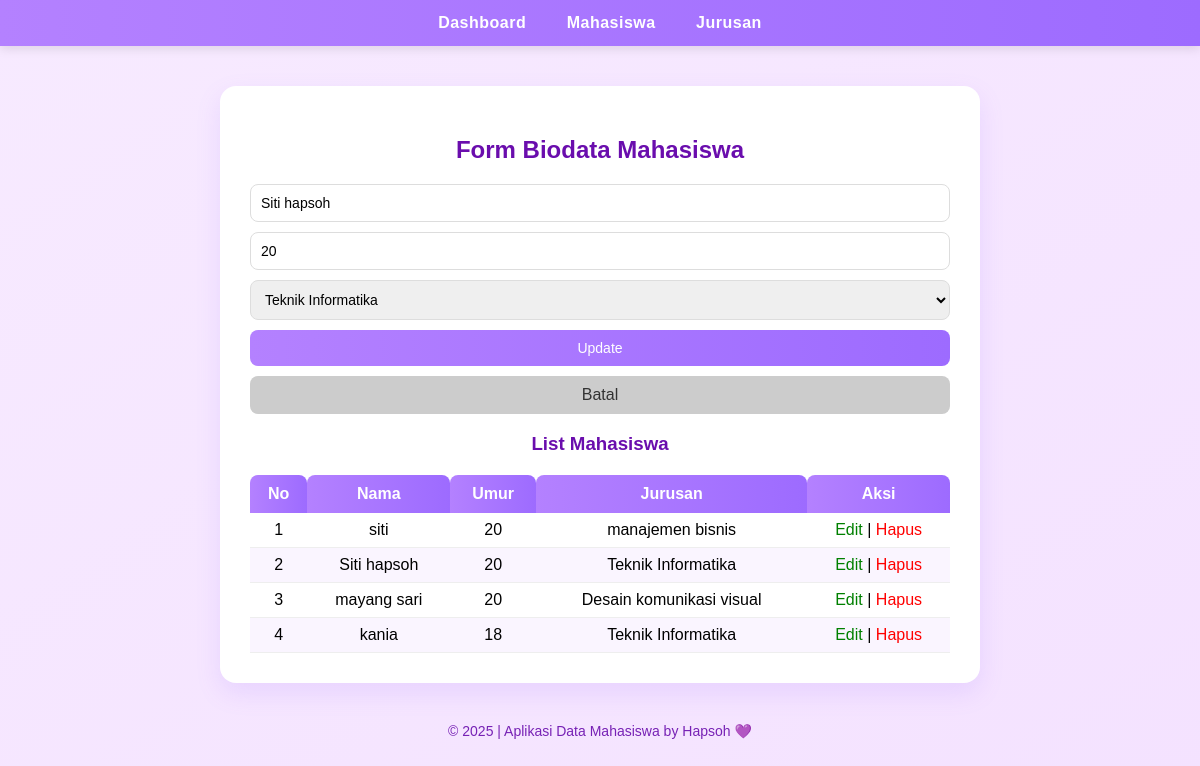
The page /pages/mahasiswa/index.php?edit=4 on the database its author committed.
### tables this page shows
CREATE TABLE `mahasiswa` (
  `id` int(11) NOT NULL,
  `nama` varchar(100) DEFAULT NULL,
  `umur` int(11) DEFAULT NULL,
  `jurusan_id` int(11) NOT NULL
);

CREATE TABLE `jurusan` (
  `id` int(11) NOT NULL,
  `nama` varchar(100) NOT NULL,
  `created_at` timestamp NOT NULL DEFAULT current_timestamp(),
  `updated_at` timestamp NOT NULL DEFAULT current_timestamp(),
  `deleted_at` timestamp NOT NULL DEFAULT current_timestamp()
);

### pages/mahasiswa/index.php (the view, shortened to what this page needs)
<?php
include '../../config/database.php';
include '../../templates/header.php';
$jurusan = $conn->query("SELECT * FROM jurusan");
$editData = null;
if (isset($_GET['edit'])) {
    $id = $_GET['edit'];
    $editData = $conn->query("SELECT * FROM mahasiswa WHERE id='$id'")->fetch_assoc();
}
$result = $conn->query("
    SELECT m.id, m.nama, m.umur, j.nama AS jurusan
    FROM mahasiswa m
    LEFT JOIN jurusan j ON m.jurusan_id = j.id
    ORDER BY m.id ASC
");
?>
<h2>Form Biodata Mahasiswa</h2>
<form method="POST">
    <input type="text" name="nama" placeholder="Masukkan nama" required
           value="<?= $editData['nama'] ?? '' ?>">
    <input type="number" name="umur" placeholder="Masukkan umur" required
           value="<?= $editData['umur'] ?? '' ?>">
    <select name="jurusan_id" required>
        <?php
        $jurusan->data_seek(0);
        while ($j = $jurusan->fetch_assoc()):
            $selected = isset($editData['jurusan_id']) && $editData['jurusan_id'] == $j['id'] ? 'selected' : '';
            echo "<option value='{$j['id']}' $selected>{$j['nama']}</option>";
        endwhile;
        ?>
    </select>
    <?php if ($editData): ?>
        <button type="submit" name="update">Update</button>
        <a href="index.php" class="batal-btn">Batal</a>
    <?php else: ?>
        <button type="submit" name="tambah">Simpan</button>
    <?php endif; ?>
</form>
<h3>List Mahasiswa</h3>
<table>
    <thead>
        <tr>
            <th>No</th>
            <th>Nama</th>
            <th>Umur</th>
            <th>Jurusan</th>
            <th>Aksi</th>
        </tr>
    </thead>
    <tbody>
        <?php $no = 1; while ($row = $result->fetch_assoc()): ?>
        <tr>
            <td><?= $no++ ?></td>
            <td><?= htmlspecialchars($row['nama']) ?></td>
            <td><?= $row['umur'] ?></td>
            <td><?= $row['jurusan'] ?: '-' ?></td>
            <td>
                <a href="?edit=<?= $row['id'] ?>" style="color:green; text-decoration:none;">Edit</a> |
                <a href="?hapus=<?= $row['id'] ?>" onclick="return confirm('Yakin mau hapus data ini?')"
                   style="color:red; text-decoration:none;">Hapus</a>
            </td>
        </tr>
        <?php endwhile; ?>
    </tbody>
</table>
<?php include '../../templates/footer.php'; ?>

### web1/style.css (style rules this page uses)
body { font-family: 'Poppins', sans-serif; background: linear-gradient(to bottom right, #f7eaff, #f4e2ff); margin: 0; padding: 0; min-height: 100vh; }
h1, h2, h3 { text-align: center; color: #6a0dad; }
form { display: flex; flex-direction: column; gap: 10px; margin-top: 20px; }
input, select { padding: 10px; border: 1px solid #ddd; border-radius: 8px; font-size: 14px; transition: 0.3s; }
button { background: linear-gradient(to right, #b481ff, #9d6bff); color: white; border: none; padding: 10px; border-radius: 8px; cursor: pointer; font-size: 14px; transition: all 0.3s ease; }
.batal-btn { display: inline-block; background: #ddd; color: #333; padding: 10px; border-radius: 8px; text-decoration: none; text-align: center; }
table { width: 100%; border-collapse: collapse; margin-top: 20px; }
th { background: linear-gradient(to right, #b481ff, #9d6bff); color: white; padding: 10px; border-top-left-radius: 8px; border-top-right-radius: 8px; }
td { border-bottom: 1px solid #eee; text-align: center; padding: 8px; }
tr:nth-child(even) { background: #faf5ff; }

### pages/mahasiswa/index.php (style rules this page uses)
.batal-btn { display: inline-block; background: #ccc; color: #333; padding: 10px; border-radius: 8px; text-decoration: none; }

### rows shown on the page
mahasiswa: nama "Siti hapsoh", umur "20", jurusan.nama "Teknik Informatika"
mahasiswa: nama "siti", umur "20", jurusan.nama "manajemen bisnis"
mahasiswa: nama "mayang sari", umur "20", jurusan.nama "Desain komunikasi visual"
mahasiswa: nama "kania", umur "18", jurusan.nama "Teknik Informatika"

### other values the page prints
form field jurusan_id "Teknik Informatika"
